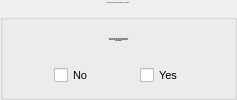
                        <widget class="QGroupBox" name="gboxSiteCoordYN">
                         <property name="sizePolicy">
                          <sizepolicy hsizetype="Preferred" vsizetype="Preferred">
                           <horstretch>0</horstretch>
                           <verstretch>0</verstretch>
                          </sizepolicy>
                         </property>
                         <property name="font">
                          <font>
                           <pointsize>-1</pointsize>
                          </font>
                         </property>
                         <property name="title">
                          <string>Indicate Whether Spatial Coordinates Are Available</string>
                         </property>
                         <property name="alignment">
                          <set>Qt::AlignCenter</set>
                         </property>
                         <layout class="QVBoxLayout" name="verticalLayout_18">
                          <item>
                           <layout class="QVBoxLayout" name="layVSiteCoordYN">
                            <item>
                             <widget class="QLabel" name="labSiteCoordYN">
                              <property name="font">
                               <font>
                                <pointsize>-1</pointsize>
                                <weight>75</weight>
                                <bold>true</bold>
                               </font>
                              </property>
                              <property name="text">
                               <string> Does the information contained within the 
 MetadataURL list spatial coordinates for
 site locations?</string>
                              </property>
                              <property name="alignment">
                               <set>Qt::AlignCenter</set>
                              </property>
                              <property name="buddy">
                               <cstring>ckSiteCoordY</cstring>
                              </property>
                             </widget>
                            </item>
                            <item>
                             <layout class="QHBoxLayout" name="layHSiteCoordYN">
                              <property name="sizeConstraint">
                               <enum>QLayout::SetDefaultConstraint</enum>
                              </property>
                              <item>
                               <spacer name="spHSiteCoordYN2">
                                <property name="orientation">
                                 <enum>Qt::Horizontal</enum>
                                </property>
                                <property name="sizeType">
                                 <enum>QSizePolicy::Preferred</enum>
                                </property>
                                <property name="sizeHint" stdset="0">
                                 <size>
                                  <width>40</width>
                                  <height>20</height>
                                 </size>
                                </property>
                               </spacer>
                              </item>
                              <item>
                               <widget class="QCheckBox" name="ckSiteCoordN">
                                <property name="sizePolicy">
                                 <sizepolicy hsizetype="Preferred" vsizetype="Fixed">
                                  <horstretch>0</horstretch>
                                  <verstretch>0</verstretch>
                                 </sizepolicy>
                                </property>
                                <property name="font">
                                 <font>
                                  <pointsize>8</pointsize>
                                 </font>
                                </property>
                                <property name="text">
                                 <string>No</string>
                                </property>
                               </widget>
                              </item>
                              <item>
                               <spacer name="spHSiteCoordYN1">
                                <property name="orientation">
                                 <enum>Qt::Horizontal</enum>
                                </property>
                                <property name="sizeType">
                                 <enum>QSizePolicy::Preferred</enum>
                                </property>
                                <property name="sizeHint" stdset="0">
                                 <size>
                                  <width>40</width>
                                  <height>20</height>
                                 </size>
                                </property>
                               </spacer>
                              </item>
                              <item>
                               <widget class="QCheckBox" name="ckSiteCoordY">
                                <property name="sizePolicy">
                                 <sizepolicy hsizetype="Preferred" vsizetype="Fixed">
                                  <horstretch>0</horstretch>
                                  <verstretch>0</verstretch>
                                 </sizepolicy>
                                </property>
                                <property name="font">
                                 <font>
                                  <pointsize>8</pointsize>
                                 </font>
                                </property>
                                <property name="text">
                                 <string>Yes</string>
                                </property>
                               </widget>
                              </item>
                              <item>
                               <spacer name="spHSiteCoordYN13">
                                <property name="orientation">
                                 <enum>Qt::Horizontal</enum>
                                </property>
                                <property name="sizeType">
                                 <enum>QSizePolicy::Preferred</enum>
                                </property>
                                <property name="sizeHint" stdset="0">
                                 <size>
                                  <width>40</width>
                                  <height>20</height>
                                 </size>
                                </property>
                               </spacer>
                              </item>
                             </layout>
                            </item>
                           </layout>
                          </item>
                         </layout>
                        </widget>
